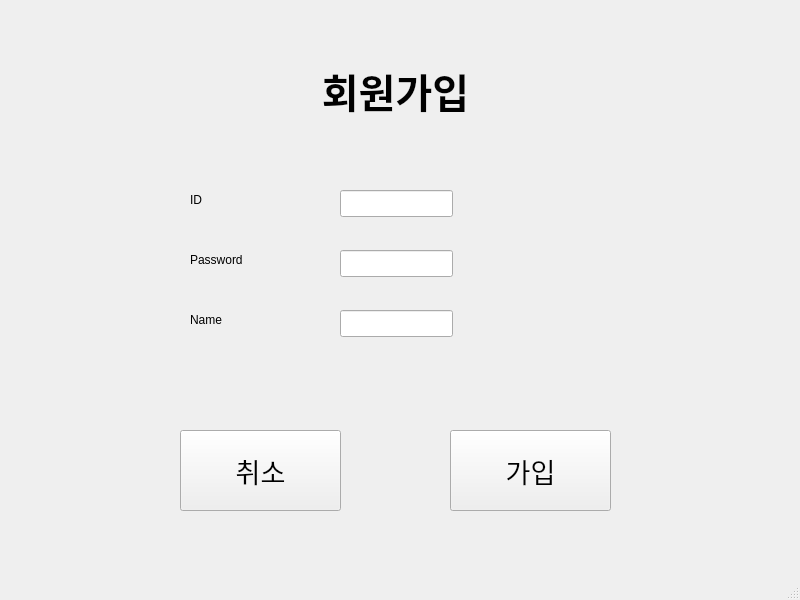
<?xml version="1.0" encoding="UTF-8"?>
<ui version="4.0">
 <class>MainWindow</class>
 <widget class="QMainWindow" name="MainWindow">
  <property name="geometry">
   <rect>
    <x>0</x>
    <y>0</y>
    <width>800</width>
    <height>600</height>
   </rect>
  </property>
  <property name="windowTitle">
   <string>MainWindow</string>
  </property>
  <widget class="QWidget" name="centralwidget">
   <widget class="QPushButton" name="btn_1">
    <property name="geometry">
     <rect>
      <x>180</x>
      <y>430</y>
      <width>161</width>
      <height>81</height>
     </rect>
    </property>
    <property name="font">
     <font>
      <pointsize>20</pointsize>
     </font>
    </property>
    <property name="text">
     <string>취소</string>
    </property>
   </widget>
   <widget class="QPushButton" name="btn_2">
    <property name="geometry">
     <rect>
      <x>450</x>
      <y>430</y>
      <width>161</width>
      <height>81</height>
     </rect>
    </property>
    <property name="font">
     <font>
      <pointsize>20</pointsize>
     </font>
    </property>
    <property name="text">
     <string>가입</string>
    </property>
   </widget>
   <widget class="QLineEdit" name="let_pw">
    <property name="geometry">
     <rect>
      <x>340</x>
      <y>250</y>
      <width>113</width>
      <height>27</height>
     </rect>
    </property>
    <property name="alignment">
     <set>Qt::AlignCenter</set>
    </property>
   </widget>
   <widget class="QLineEdit" name="let_nick">
    <property name="geometry">
     <rect>
      <x>340</x>
      <y>310</y>
      <width>113</width>
      <height>27</height>
     </rect>
    </property>
   </widget>
   <widget class="QLineEdit" name="let_id">
    <property name="geometry">
     <rect>
      <x>340</x>
      <y>190</y>
      <width>113</width>
      <height>27</height>
     </rect>
    </property>
    <property name="alignment">
     <set>Qt::AlignCenter</set>
    </property>
   </widget>
   <widget class="QLabel" name="label">
    <property name="geometry">
     <rect>
      <x>190</x>
      <y>190</y>
      <width>66</width>
      <height>19</height>
     </rect>
    </property>
    <property name="text">
     <string>ID</string>
    </property>
   </widget>
   <widget class="QLabel" name="label_2">
    <property name="geometry">
     <rect>
      <x>190</x>
      <y>310</y>
      <width>66</width>
      <height>19</height>
     </rect>
    </property>
    <property name="text">
     <string>Name</string>
    </property>
   </widget>
   <widget class="QLabel" name="label_3">
    <property name="geometry">
     <rect>
      <x>190</x>
      <y>250</y>
      <width>66</width>
      <height>19</height>
     </rect>
    </property>
    <property name="text">
     <string>Password</string>
    </property>
   </widget>
   <widget class="QLabel" name="label_4">
    <property name="geometry">
     <rect>
      <x>250</x>
      <y>0</y>
      <width>291</width>
      <height>181</height>
     </rect>
    </property>
    <property name="font">
     <font>
      <pointsize>30</pointsize>
      <weight>75</weight>
      <bold>true</bold>
     </font>
    </property>
    <property name="text">
     <string>회원가입</string>
    </property>
    <property name="alignment">
     <set>Qt::AlignCenter</set>
    </property>
   </widget>
  </widget>
  <widget class="QMenuBar" name="menubar">
   <property name="geometry">
    <rect>
     <x>0</x>
     <y>0</y>
     <width>800</width>
     <height>24</height>
    </rect>
   </property>
  </widget>
  <widget class="QStatusBar" name="statusbar"/>
 </widget>
 <resources/>
 <connections/>
</ui>
